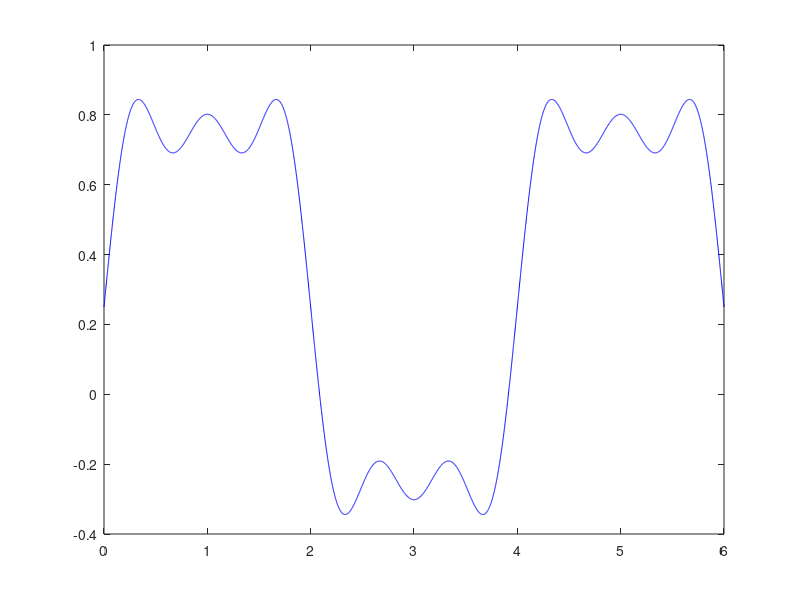

Here is the MATLAB script that generated this plot:
k=input('da el numero= ');
fx=0;
sum=0;
t=0:.001:6;
ao= 1/2;
for i= 1:k
    bk=((-1*(cos(i*pi)))/(i*pi))+ (1/(i*pi));
    fx= bk*sin(i*(pi/2)*t);
    sum= sum+fx;
end
xt= (ao/2) + sum;
    plot(t,xt,'b');